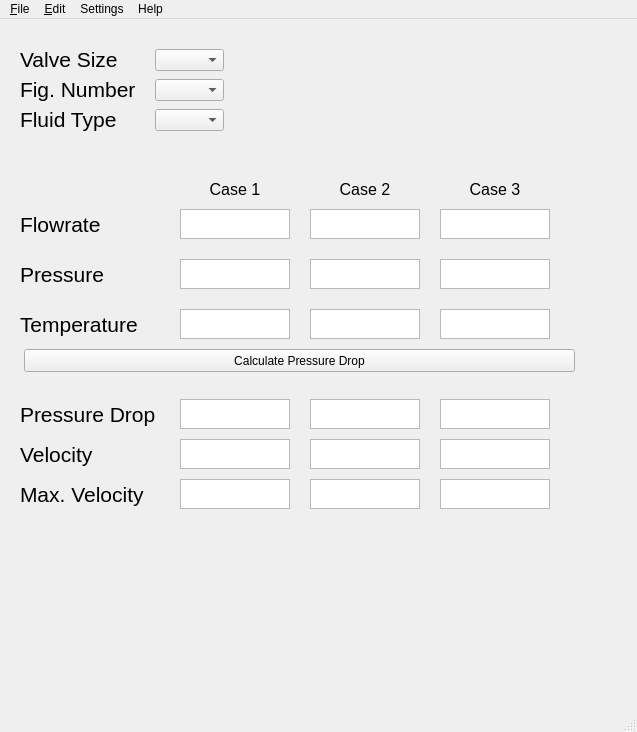
<?xml version="1.0" encoding="UTF-8"?>
<ui version="4.0">
 <author>Stefan Soder</author>
 <class>MainWindow</class>
 <widget class="QMainWindow" name="MainWindow">
  <property name="geometry">
   <rect>
    <x>0</x>
    <y>0</y>
    <width>637</width>
    <height>732</height>
   </rect>
  </property>
  <property name="windowTitle">
   <string>MainWindow</string>
  </property>
  <widget class="QWidget" name="centralwidget">
   <widget class="QComboBox" name="valveSizeSelect">
    <property name="geometry">
     <rect>
      <x>155</x>
      <y>30</y>
      <width>69</width>
      <height>22</height>
     </rect>
    </property>
   </widget>
   <widget class="QLabel" name="valveSizeLabel">
    <property name="geometry">
     <rect>
      <x>20</x>
      <y>25</y>
      <width>120</width>
      <height>30</height>
     </rect>
    </property>
    <property name="font">
     <font>
      <family>SansSerif</family>
      <pointsize>16</pointsize>
     </font>
    </property>
    <property name="text">
     <string>Valve Size</string>
    </property>
    <property name="buddy">
     <cstring>valveSizeSelect</cstring>
    </property>
   </widget>
   <widget class="QLabel" name="label_3">
    <property name="geometry">
     <rect>
      <x>20</x>
      <y>55</y>
      <width>120</width>
      <height>30</height>
     </rect>
    </property>
    <property name="font">
     <font>
      <family>SansSerif</family>
      <pointsize>16</pointsize>
     </font>
    </property>
    <property name="text">
     <string>Fig. Number</string>
    </property>
    <property name="buddy">
     <cstring>comboBox_4</cstring>
    </property>
   </widget>
   <widget class="QLabel" name="label_4">
    <property name="geometry">
     <rect>
      <x>20</x>
      <y>85</y>
      <width>120</width>
      <height>30</height>
     </rect>
    </property>
    <property name="font">
     <font>
      <family>SansSerif</family>
      <pointsize>16</pointsize>
     </font>
    </property>
    <property name="text">
     <string>Fluid Type</string>
    </property>
    <property name="buddy">
     <cstring>comboBox_5</cstring>
    </property>
   </widget>
   <widget class="QComboBox" name="comboBox_4">
    <property name="geometry">
     <rect>
      <x>155</x>
      <y>60</y>
      <width>69</width>
      <height>22</height>
     </rect>
    </property>
   </widget>
   <widget class="QComboBox" name="comboBox_5">
    <property name="geometry">
     <rect>
      <x>155</x>
      <y>90</y>
      <width>69</width>
      <height>22</height>
     </rect>
    </property>
   </widget>
   <widget class="QTextEdit" name="textEdit">
    <property name="geometry">
     <rect>
      <x>180</x>
      <y>190</y>
      <width>110</width>
      <height>30</height>
     </rect>
    </property>
   </widget>
   <widget class="QTextEdit" name="textEdit_2">
    <property name="geometry">
     <rect>
      <x>310</x>
      <y>190</y>
      <width>110</width>
      <height>30</height>
     </rect>
    </property>
   </widget>
   <widget class="QTextEdit" name="textEdit_3">
    <property name="geometry">
     <rect>
      <x>440</x>
      <y>190</y>
      <width>110</width>
      <height>30</height>
     </rect>
    </property>
   </widget>
   <widget class="QLabel" name="label_2">
    <property name="geometry">
     <rect>
      <x>180</x>
      <y>160</y>
      <width>110</width>
      <height>20</height>
     </rect>
    </property>
    <property name="font">
     <font>
      <family>SansSerif</family>
      <pointsize>12</pointsize>
     </font>
    </property>
    <property name="text">
     <string>Case 1</string>
    </property>
    <property name="alignment">
     <set>Qt::AlignCenter</set>
    </property>
    <property name="buddy">
     <cstring>textEdit</cstring>
    </property>
   </widget>
   <widget class="QLabel" name="label_5">
    <property name="geometry">
     <rect>
      <x>310</x>
      <y>160</y>
      <width>110</width>
      <height>20</height>
     </rect>
    </property>
    <property name="font">
     <font>
      <family>SansSerif</family>
      <pointsize>12</pointsize>
     </font>
    </property>
    <property name="text">
     <string>Case 2</string>
    </property>
    <property name="alignment">
     <set>Qt::AlignCenter</set>
    </property>
    <property name="buddy">
     <cstring>textEdit_2</cstring>
    </property>
   </widget>
   <widget class="QLabel" name="label_6">
    <property name="geometry">
     <rect>
      <x>440</x>
      <y>160</y>
      <width>110</width>
      <height>20</height>
     </rect>
    </property>
    <property name="font">
     <font>
      <family>SansSerif</family>
      <pointsize>12</pointsize>
     </font>
    </property>
    <property name="text">
     <string>Case 3</string>
    </property>
    <property name="alignment">
     <set>Qt::AlignCenter</set>
    </property>
    <property name="buddy">
     <cstring>textEdit_3</cstring>
    </property>
   </widget>
   <widget class="QTextEdit" name="textEdit_4">
    <property name="geometry">
     <rect>
      <x>180</x>
      <y>240</y>
      <width>110</width>
      <height>30</height>
     </rect>
    </property>
   </widget>
   <widget class="QTextEdit" name="textEdit_5">
    <property name="geometry">
     <rect>
      <x>310</x>
      <y>240</y>
      <width>110</width>
      <height>30</height>
     </rect>
    </property>
   </widget>
   <widget class="QTextEdit" name="textEdit_6">
    <property name="geometry">
     <rect>
      <x>440</x>
      <y>240</y>
      <width>110</width>
      <height>30</height>
     </rect>
    </property>
   </widget>
   <widget class="QLabel" name="label">
    <property name="geometry">
     <rect>
      <x>20</x>
      <y>190</y>
      <width>110</width>
      <height>30</height>
     </rect>
    </property>
    <property name="font">
     <font>
      <family>SansSerif</family>
      <pointsize>16</pointsize>
     </font>
    </property>
    <property name="text">
     <string>Flowrate</string>
    </property>
   </widget>
   <widget class="QLabel" name="label_7">
    <property name="geometry">
     <rect>
      <x>20</x>
      <y>240</y>
      <width>110</width>
      <height>30</height>
     </rect>
    </property>
    <property name="font">
     <font>
      <family>SansSerif</family>
      <pointsize>16</pointsize>
     </font>
    </property>
    <property name="text">
     <string>Pressure</string>
    </property>
   </widget>
   <widget class="QLabel" name="label_8">
    <property name="geometry">
     <rect>
      <x>20</x>
      <y>290</y>
      <width>131</width>
      <height>30</height>
     </rect>
    </property>
    <property name="font">
     <font>
      <family>SansSerif</family>
      <pointsize>16</pointsize>
     </font>
    </property>
    <property name="text">
     <string>Temperature</string>
    </property>
   </widget>
   <widget class="QTextEdit" name="textEdit_7">
    <property name="geometry">
     <rect>
      <x>440</x>
      <y>290</y>
      <width>110</width>
      <height>30</height>
     </rect>
    </property>
   </widget>
   <widget class="QTextEdit" name="textEdit_8">
    <property name="geometry">
     <rect>
      <x>310</x>
      <y>290</y>
      <width>110</width>
      <height>30</height>
     </rect>
    </property>
   </widget>
   <widget class="QTextEdit" name="textEdit_9">
    <property name="geometry">
     <rect>
      <x>180</x>
      <y>290</y>
      <width>110</width>
      <height>30</height>
     </rect>
    </property>
   </widget>
   <widget class="QTextEdit" name="textEdit_10">
    <property name="geometry">
     <rect>
      <x>180</x>
      <y>380</y>
      <width>110</width>
      <height>30</height>
     </rect>
    </property>
   </widget>
   <widget class="QTextEdit" name="textEdit_11">
    <property name="geometry">
     <rect>
      <x>440</x>
      <y>380</y>
      <width>110</width>
      <height>30</height>
     </rect>
    </property>
   </widget>
   <widget class="QTextEdit" name="textEdit_12">
    <property name="geometry">
     <rect>
      <x>310</x>
      <y>380</y>
      <width>110</width>
      <height>30</height>
     </rect>
    </property>
   </widget>
   <widget class="QLabel" name="label_9">
    <property name="geometry">
     <rect>
      <x>20</x>
      <y>380</y>
      <width>150</width>
      <height>30</height>
     </rect>
    </property>
    <property name="font">
     <font>
      <family>SansSerif</family>
      <pointsize>16</pointsize>
     </font>
    </property>
    <property name="text">
     <string>Pressure Drop</string>
    </property>
   </widget>
   <widget class="QLabel" name="label_10">
    <property name="geometry">
     <rect>
      <x>20</x>
      <y>420</y>
      <width>131</width>
      <height>30</height>
     </rect>
    </property>
    <property name="font">
     <font>
      <family>SansSerif</family>
      <pointsize>16</pointsize>
     </font>
    </property>
    <property name="text">
     <string>Velocity</string>
    </property>
   </widget>
   <widget class="QTextEdit" name="textEdit_13">
    <property name="geometry">
     <rect>
      <x>180</x>
      <y>420</y>
      <width>110</width>
      <height>30</height>
     </rect>
    </property>
   </widget>
   <widget class="QTextEdit" name="textEdit_14">
    <property name="geometry">
     <rect>
      <x>310</x>
      <y>420</y>
      <width>110</width>
      <height>30</height>
     </rect>
    </property>
   </widget>
   <widget class="QTextEdit" name="textEdit_15">
    <property name="geometry">
     <rect>
      <x>440</x>
      <y>420</y>
      <width>110</width>
      <height>30</height>
     </rect>
    </property>
   </widget>
   <widget class="QTextEdit" name="textEdit_16">
    <property name="geometry">
     <rect>
      <x>440</x>
      <y>460</y>
      <width>110</width>
      <height>30</height>
     </rect>
    </property>
   </widget>
   <widget class="QLabel" name="label_11">
    <property name="geometry">
     <rect>
      <x>20</x>
      <y>460</y>
      <width>131</width>
      <height>30</height>
     </rect>
    </property>
    <property name="font">
     <font>
      <family>SansSerif</family>
      <pointsize>16</pointsize>
     </font>
    </property>
    <property name="text">
     <string>Max. Velocity</string>
    </property>
   </widget>
   <widget class="QTextEdit" name="textEdit_17">
    <property name="geometry">
     <rect>
      <x>180</x>
      <y>460</y>
      <width>110</width>
      <height>30</height>
     </rect>
    </property>
   </widget>
   <widget class="QTextEdit" name="textEdit_18">
    <property name="geometry">
     <rect>
      <x>310</x>
      <y>460</y>
      <width>110</width>
      <height>30</height>
     </rect>
    </property>
   </widget>
   <widget class="QPushButton" name="pushButton">
    <property name="geometry">
     <rect>
      <x>24</x>
      <y>330</y>
      <width>551</width>
      <height>23</height>
     </rect>
    </property>
    <property name="text">
     <string>Calculate Pressure Drop</string>
    </property>
   </widget>
  </widget>
  <widget class="QMenuBar" name="menubar">
   <property name="geometry">
    <rect>
     <x>0</x>
     <y>0</y>
     <width>637</width>
     <height>21</height>
    </rect>
   </property>
   <widget class="QMenu" name="menu_File">
    <property name="title">
     <string>&amp;File</string>
    </property>
    <addaction name="action_Quit"/>
   </widget>
   <widget class="QMenu" name="menu_Edit">
    <property name="title">
     <string>&amp;Edit</string>
    </property>
   </widget>
   <widget class="QMenu" name="menuSettings">
    <property name="title">
     <string>Settings</string>
    </property>
   </widget>
   <widget class="QMenu" name="menuHelp">
    <property name="title">
     <string>Help</string>
    </property>
   </widget>
   <addaction name="menu_File"/>
   <addaction name="menu_Edit"/>
   <addaction name="menuSettings"/>
   <addaction name="menuHelp"/>
  </widget>
  <widget class="QStatusBar" name="statusbar"/>
  <action name="action_Quit">
   <property name="text">
    <string>&amp;Quit</string>
   </property>
  </action>
 </widget>
 <resources/>
 <connections/>
</ui>
